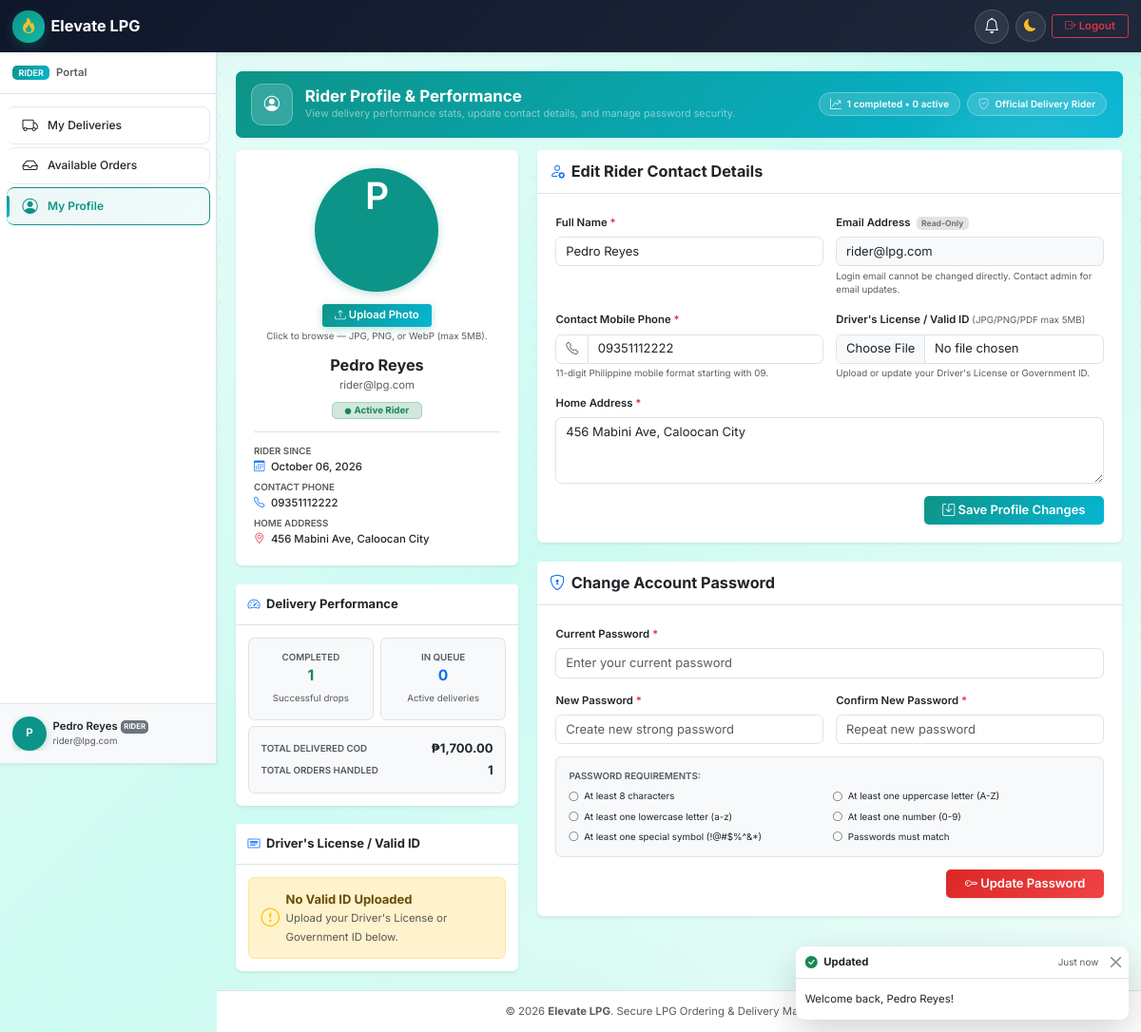
The app's page /pages/rider/profile.php (signed in) with its own data.
### tables this page shows
CREATE TABLE `users` (
  `id` int(11) NOT NULL AUTO_INCREMENT,
  `full_name` varchar(255) NOT NULL,
  `email` varchar(255) NOT NULL,
  `password` varchar(255) NOT NULL,
  `role` enum('customer','admin','rider') NOT NULL DEFAULT 'customer',
  `phone` varchar(20) NOT NULL,
  `address` text NOT NULL,
  `valid_id_path` varchar(500) DEFAULT NULL,
  `status` enum('active','inactive','suspended') NOT NULL DEFAULT 'active',
  `id_verification_status` enum('pending','approved','rejected') NOT NULL DEFAULT 'approved',
  `id_rejection_reason` varchar(500) DEFAULT NULL,
  `id_reviewed_by` int(11) DEFAULT NULL,
  `id_reviewed_at` datetime DEFAULT NULL,
  `purge_warned_at` datetime DEFAULT NULL,
  `created_at` timestamp NOT NULL DEFAULT current_timestamp(),
  `updated_at` timestamp NOT NULL DEFAULT current_timestamp() ON UPDATE current_timestamp(),
  PRIMARY KEY (`id`),
  UNIQUE KEY `email` (`email`),
  KEY `idx_role` (`role`),
  KEY `idx_status` (`status`),
  KEY `idx_verification_reviewed` (`id_verification_status`, `id_reviewed_at`)
);

### pages/rider/profile.php (the view, shortened to what the rows shown need)
<?php
require_once __DIR__ . '/../../includes/helpers.php';
require_once __DIR__ . '/../../includes/auth.php';
require_once __DIR__ . '/../../classes/User.php';
$db = Database::connect();
$userModel = new User($db);
$riderId = (int)current_user_id();
$rider = $userModel->findById($riderId);
require_once __DIR__ . '/../../templates/header.php';
?>
<div class="container-fluid px-0" id="riderProfileContainer">
    <div class="row g-4">
        <div class="col-lg-4">
            <div class="card border-0 shadow-sm text-center p-4 rounded-3 mb-4" data-aos="fade-right">
                <div class="mx-auto mb-3">
                    <?php if (!empty($rider['profile_picture']) && is_file(dirname(__DIR__, 2) . '/' . ltrim($rider['profile_picture'], '/'))): ?>
                        <img src="<?= e(url($rider['profile_picture'])) ?>"
                             alt="Profile picture of <?= e($rider['full_name'] ?? 'Rider') ?>"
                             class="rounded-circle shadow-sm profile-avatar-lg"
                             style="border: 4px solid #e2e8f0;">
                    <?php else: ?>
                        <div class="user-avatar-circle profile-avatar-lg" style="font-size: 3rem;">
                            <?= e(strtoupper(substr($rider['full_name'] ?? 'R', 0, 1))) ?>
                        </div>
                    <?php endif; ?>
                </div>
                <form action="<?= url('pages/rider/profile.php') ?>" method="POST" enctype="multipart/form-data" class="mb-3" id="riderAvatarForm">
                    <button type="button" class="btn btn-sm btn-primary fw-semibold px-3" id="riderAvatarBtn">
                    </button>
                    <div class="form-text extra-small">Click to browse — JPG, PNG, or WebP (max 5MB).</div>
                </form>
                <h5 class="fw-bold mb-1 text-dark"><?= e($rider['full_name'] ?? 'Rider') ?></h5>
                <p class="text-muted small mb-2"><?= e($rider['email'] ?? '') ?></p>
                <div class="mb-3">
                    <span class="badge bg-success-subtle text-success border border-success-subtle px-3 py-1">
                    </span>
                </div>
                <div class="border-top pt-3 text-start small">
                    <div class="mb-2">
                        <span class="text-muted d-block extra-small text-uppercase fw-semibold">Rider Since</span>
                        <span class="fw-medium text-dark"><i class="bi bi-calendar3 me-2 text-primary"></i><?= e(format_date($rider['created_at'], 'F d, Y')) ?></span>
                    </div>
                    <div class="mb-2">
                        <span class="text-muted d-block extra-small text-uppercase fw-semibold">Contact Phone</span>
                        <span class="fw-medium text-dark"><i class="bi bi-telephone me-2 text-primary"></i><?= e($rider['phone'] ?? 'Not provided') ?></span>
                    </div>
                    <div>
                        <span class="text-muted d-block extra-small text-uppercase fw-semibold">Home Address</span>
                        <span class="fw-medium text-dark"><i class="bi bi-geo-alt me-2 text-danger"></i><?= e($rider['address'] ?? 'Not provided') ?></span>
                    </div>
                </div>
            </div>
        </div>
        <div class="col-lg-8">
            <div class="card border-0 shadow-sm rounded-3 mb-4" data-aos="fade-left">
                <div class="card-body p-3 p-md-4">
                    <form action="<?= url('pages/rider/profile.php') ?>" method="POST" enctype="multipart/form-data" id="riderProfileForm">
                        <div class="row g-3">
                            <div class="col-md-6">
                                <label for="full_name" class="form-label fw-semibold small text-dark">
                                    Full Name <span class="text-danger">*</span>
                                </label>
                                <input type="text"
                                       name="full_name"
                                       id="full_name"
                                       class="form-control"
                                       value="<?= e($rider['full_name'] ?? '') ?>"
                                       required>
                            </div>
                            <div class="col-md-6">
                                <label for="email" class="form-label fw-semibold small text-dark">
                                    Email Address <span class="badge bg-secondary-subtle text-secondary ms-1">Read-Only</span>
                                </label>
                                <input type="email"
                                       id="email"
                                       class="form-control bg-light"
                                       value="<?= e($rider['email'] ?? '') ?>"
                                       disabled>
                                <div class="form-text extra-small">Login email cannot be changed directly. Contact admin for email updates.</div>
                            </div>
                            <div class="col-md-6">
                                <div class="input-group">
                                    <span class="input-group-text bg-white"><i class="bi bi-telephone text-muted"></i></span>
                                    <input type="text"
                                           name="phone"
                                           id="phone"
                                           class="form-control"
                                           placeholder="09171234567"
                                           maxlength="11"
                                           value="<?= e($rider['phone'] ?? '') ?>"
                                           required>
                                </div>
                            </div>
                            <div class="col-12">
                                <label for="address" class="form-label fw-semibold small text-dark">
                                    Home Address <span class="text-danger">*</span>
                                </label>
                                <textarea name="address"
                                          id="address"
                                          rows="3"
                                          class="form-control"
                                          placeholder="House #, Street, Barangay, City/Municipality, Province"
                                          required><?= e($rider['address'] ?? '') ?></textarea>
                            </div>
                        </div>
                    </form>
                </div>
            </div>
        </div>
    </div>
</div>
<?php
require_once __DIR__ . '/../../templates/footer.php';
?>

### records on screen
users: full_name "P", full_name "Pedro Reyes", email "rider@lpg.com", created_at "October 06, 2026", phone "09351112222", address "456 Mabini Ave, Caloocan City"

### other values on screen
$appName "Elevate LPG"
$role "RIDER"
$item['label'] "My Deliveries"
$item['label'] "Available Orders"
$item['label'] "My Profile"
$initial "P"
$userName "Pedro Reyes"
$userEmail "rider@lpg.com"
$totalCompleted "1"
$totalActive "0"
format_currency($totalCodCollected) "₱1,700.00"
$totalAssigned "1"
